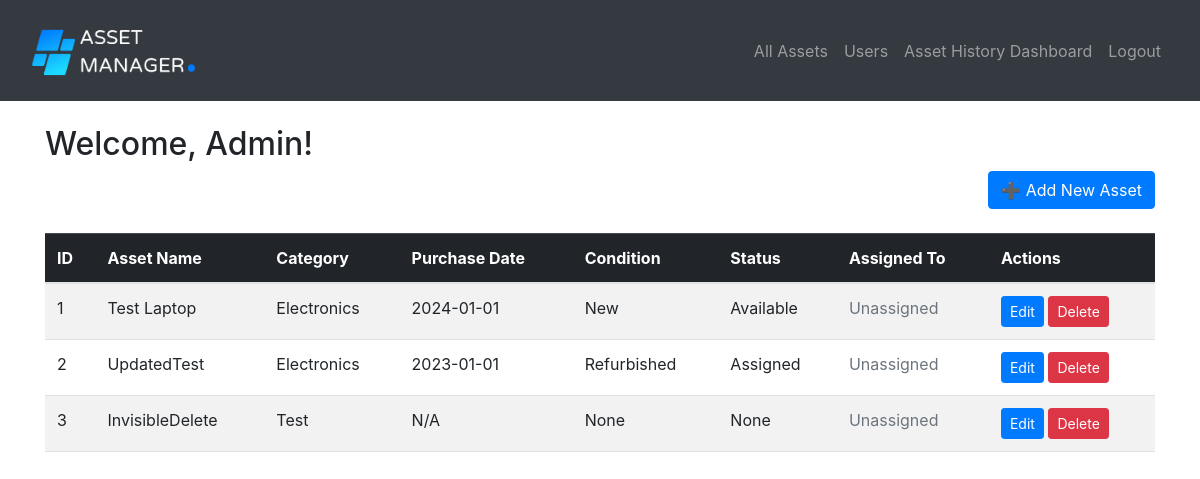
/ (signed in), run on an earlier commit of the app's database.
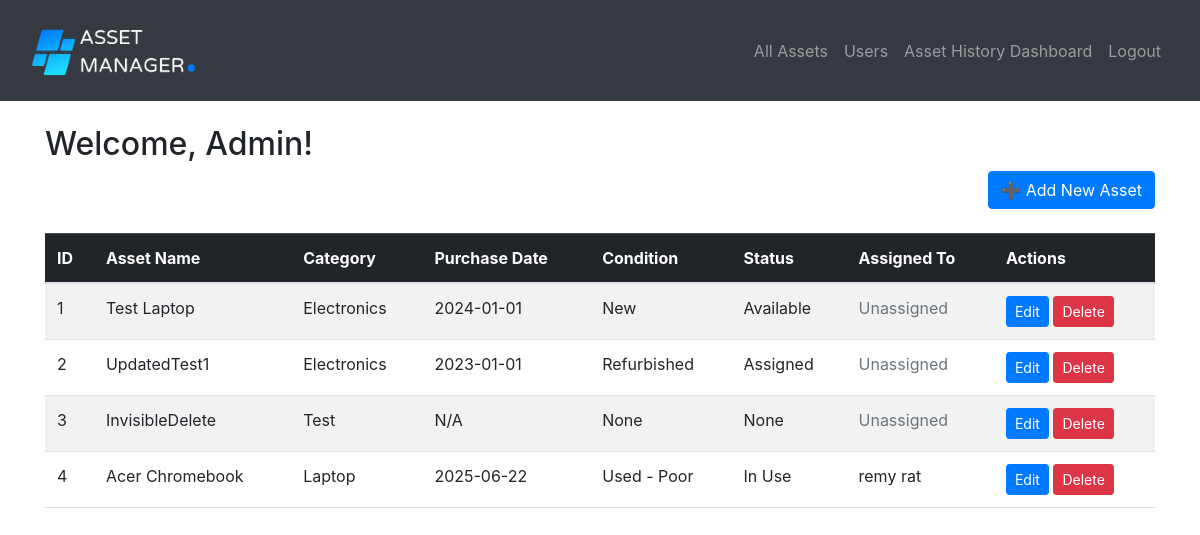
And on a later commit of the database.
### website/models.py (models this page shows)
class Asset(db.Model):
    id = db.Column(db.Integer, primary_key=True)
    asset_name = db.Column(db.String(150))
    category = db.Column(db.String(150))
    purchase_date = db.Column(db.Date)
    condition = db.Column(db.String(150))
    status = db.Column(db.String(150))
    created_by = db.Column(db.Integer, db.ForeignKey('user.id'))
    assigned_to = db.Column(db.Integer, db.ForeignKey('user.id'), nullable=True)
    asset_history = db.relationship('Asset_History', back_populates='asset', passive_deletes=True)
    creator = db.relationship('User', foreign_keys=[created_by])
    assignee = db.relationship('User', foreign_keys=[assigned_to])

class User(db.Model, UserMixin):
    id = db.Column(db.Integer, primary_key=True)
    first_name = db.Column(db.String(150))
    last_name = db.Column(db.String(150))
    email = db.Column(db.String(150), unique=True)
    password = db.Column(db.String(150))
    department = db.Column(db.String(150))
    role = db.Column(db.String(10), nullable=False, default='user')
    created_assets = db.relationship('Asset', foreign_keys='Asset.created_by', backref='creator_user')
    assigned_assets = db.relationship('Asset', foreign_keys='Asset.assigned_to', backref='assignee_user')

### website/views.py (the view)
@views.route('/')
@login_required
def home():
    print("🔍 Current user ID:", current_user.id)
    print("🔒 Authenticated:", current_user.is_authenticated)
    from sqlalchemy import or_
    assets = Asset.query.all()
    all_users = User.query.all()
    return render_template('home.html', user=current_user, assets=assets, all_users=all_users)

### website/__init__.py (called while the page is built)
def create_app():
    app = Flask(__name__)
    app.config['SECRET_KEY'] = 'qwertyuiop'
    if 'SQLALCHEMY_DATABASE_URI' not in app.config:
        DB_NAME = os.path.join(os.path.dirname(__file__), 'database.db')
        app.config['SQLALCHEMY_DATABASE_URI'] = f'sqlite:///{DB_NAME}'
    db.init_app(app)
    from .views import views
    from .auth import auth
    app.register_blueprint(views, url_prefix='/')
    app.register_blueprint(auth, url_prefix='/')
    from .models import User, Asset
    create_database(app)
    login_manager = LoginManager()
    login_manager.login_view = 'auth.login'
    login_manager.init_app(app)
    @login_manager.user_loader
    def load_user(id):
        return User.query.get(int(id))
    return app

### website/templates/home.html (shortened to what this page needs)
{% extends "base.html" %}
{% block content %}
<br>
  <h2>Welcome, {{ user.first_name }}!</h2>
  <div class="d-flex justify-content-end mb-3">
    <a href="{{ url_for('views.add_asset') }}" class="btn btn-primary">➕ Add New Asset</a>
  </div>
  {% if assets %}
    <table class="table table-striped table-hover mt-4">
      <thead class="table-dark">
        <tr>
          <th>ID</th>
          <th>Asset Name</th>
          <th>Category</th>
          <th>Purchase Date</th>
          <th>Condition</th>
          <th>Status</th>
          <th>Assigned To</th>
          <th>Actions</th>
        </tr>
      </thead>
      <tbody>
        {% for asset in assets %}
          <tr>
            <td>{{ asset.id }}</td>
            <td>{{ asset.asset_name }}</td>
            <td>{{ asset.category }}</td>
            <td>{{ asset.purchase_date.strftime('%Y-%m-%d') if asset.purchase_date else 'N/A' }}</td>
            <td>{{ asset.condition }}</td>
            <td>{{ asset.status }}</td>
            <td>
              {% if asset.assignee_user %}
                {{ asset.assignee_user.first_name }} {{ asset.assignee_user.last_name }}
              {% else %}
                <span class="text-muted">Unassigned</span>
              {% endif %}
            </td>
            <td>
              <a href="{{ url_for('views.edit_asset', id=asset.id) }}" class="btn btn-sm btn-primary">Edit</a>
              {% if user.role == 'admin' %}
                <form method="POST" action="{{ url_for('views.delete_asset', id=asset.id) }}"
                      style="display:inline;"
                      onsubmit="return confirm('Are you sure you want to delete this asset?');">
                  <button type="submit" class="btn btn-sm btn-danger">Delete</button>
                </form>
              {% endif %}
            </td>
          </tr>
        {% endfor %}
      </tbody>
    </table>
  {% else %}
    <p class="mt-4">No assets yet. Time to start tracking!</p>
  {% endif %}
{% endblock %}

What changed in the data, as far as the page shows it:
changed Asset "Refurbished": asset_name "UpdatedTest" → "UpdatedTest1"
added Asset: id "4", asset_name "Acer Chromebook", category "Laptop", purchase_date "2025-06-22", condition "Used - Poor", status "In Use", assignee_user.first_name "remy", assignee_user.last_name "rat"
